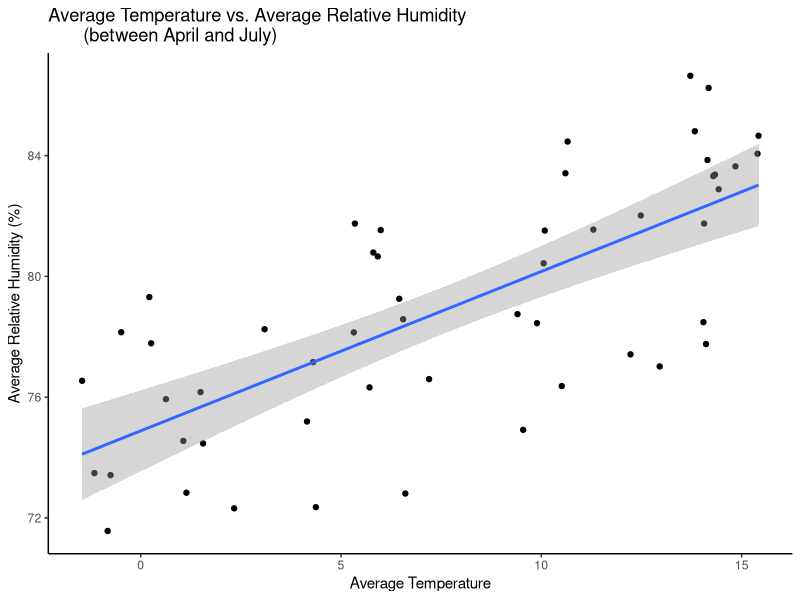
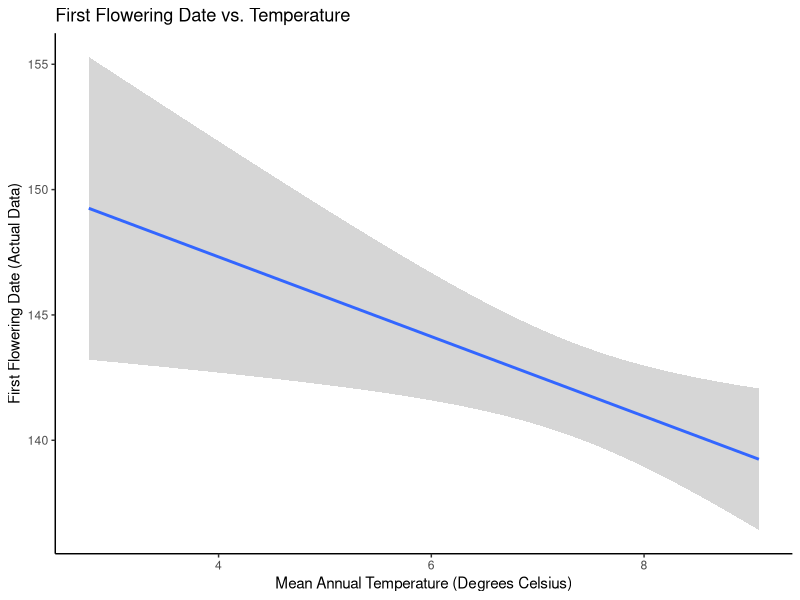
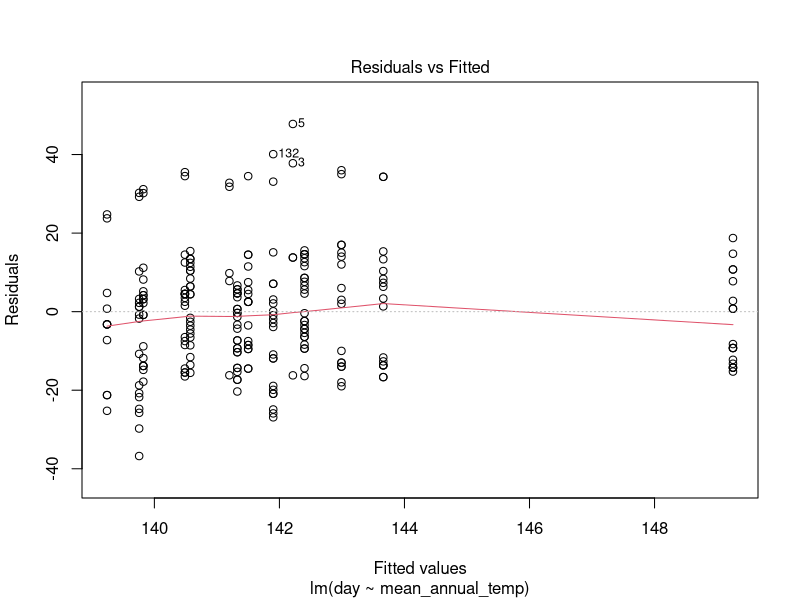
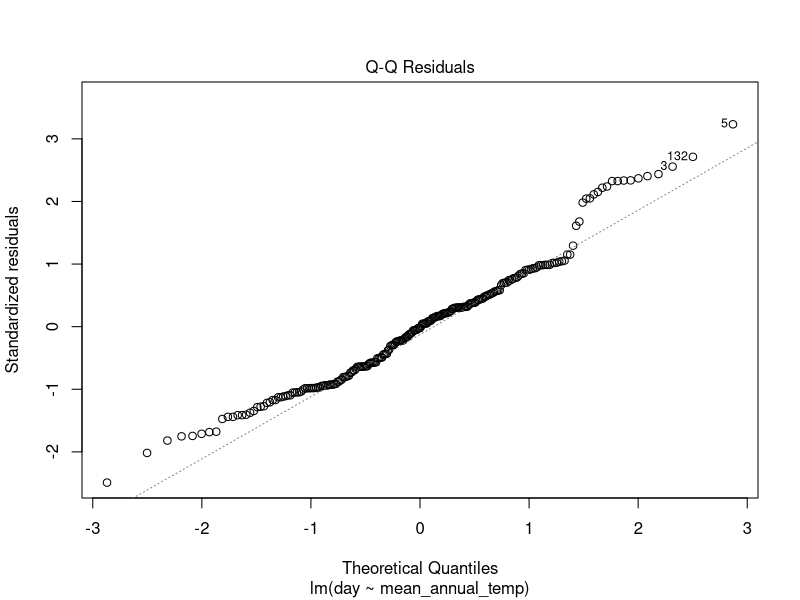
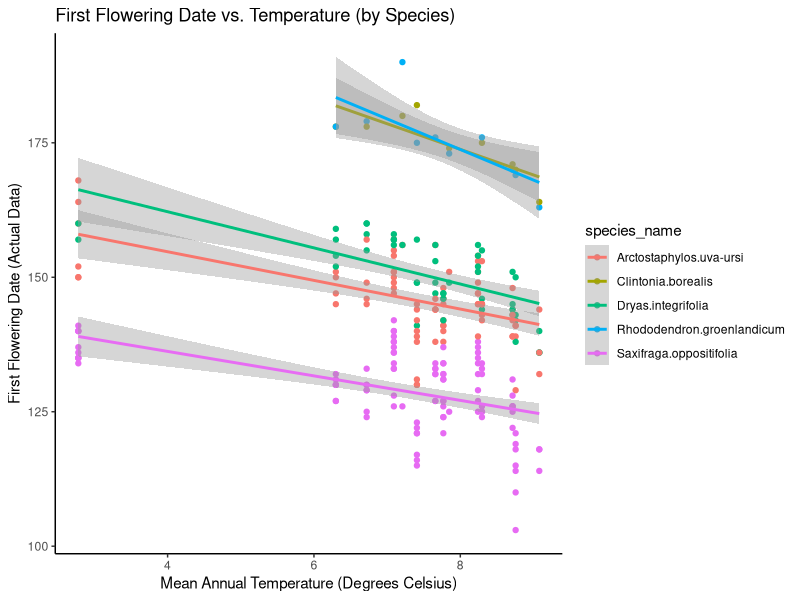
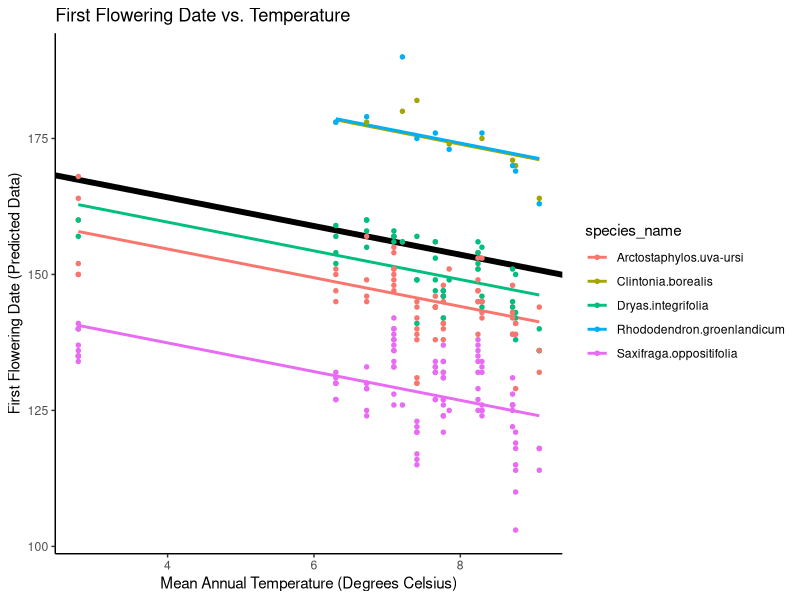
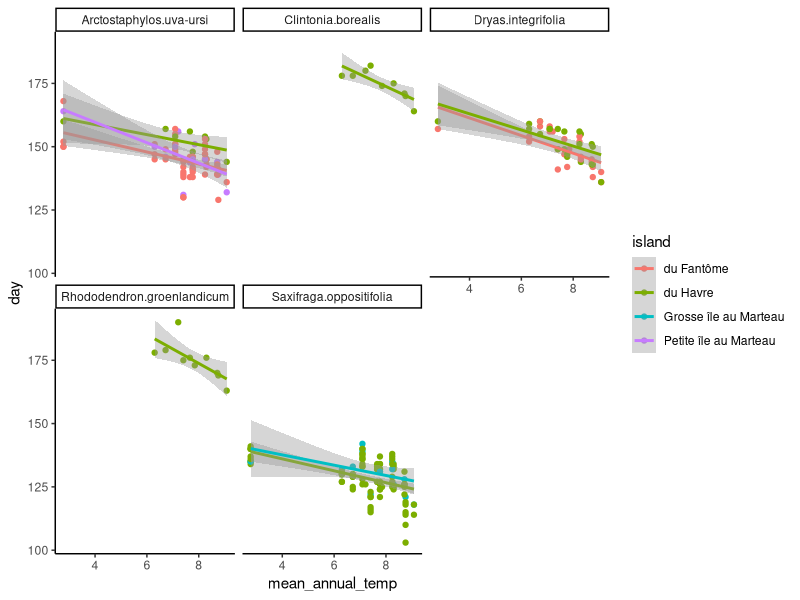

Source code (R) for these figures, in order:
## ---- chunk 1
library(dplyr)
library(tidyverse)
library(lubridate)
library(lmerTest)
library(lme4)
## ---- chunk 2
mingan_flower_data <- read_csv("mingan_flower_data.csv")
head(mingan_flower_data)

mingan_weather_data <- read_csv("mingan_weather_data.csv")
head(mingan_weather_data)
## ---- chunk 3
#changing the column name "survey_year" into "year"
colnames(mingan_flower_data)[5] <- "year"
## ---- chunk 4
#make columns with year, month, day
dmy_weather<-mingan_weather_data %>%
mutate(date=dmy(date),
  year=lubridate::year(date),
  month=lubridate::month(date),
  day=lubridate::day(date))
dmy_weather
## ---- chunk 5
#make column with average humidity for each month (between April and July) for each year
avg_weather <- dmy_weather%>%
  filter(month >= 4 & month <= 7 & !is.na(avg_relative_humidity) & 
           !is.na(avg_temperature)) %>% 
  group_by(month, year) %>%
  summarise(mean_avg_relative_humidity=mean(avg_relative_humidity),
            mean_avg_temp=mean(avg_temperature))
avg_weather
## ---- chunk 6
#plot average temperature vs. average relative humidity (between April and July)
avg_weather %>%
  ggplot(aes(x=mean_avg_temp,y=mean_avg_relative_humidity))+
  geom_point() + geom_smooth(method = lm) + theme_classic()+
  labs(title = "Average Temperature vs. Average Relative Humidity 
       (between April and July)", 
       x = "Average Temperature", y = "Average Relative Humidity (%)")
## ---- chunk 7
# Running a correlation test between average temperature and average relative humidity
cor.test(avg_weather$mean_avg_relative_humidity, avg_weather$mean_avg_temp)
## ---- chunk 8
# find average temperature per year
mean_annual_temp <- avg_weather %>% 
  group_by(year) %>% 
  summarise(mean_annual_temp = mean(mean_avg_temp))

mean_annual_temp
## ---- chunk 9
mean_annual_temp <- avg_weather %>% 
  group_by(year) %>% 
  summarise(mean_annual_temp = mean(mean_avg_temp))
mean_annual_temp
## ---- chunk 10
#merge the two data into one
total <- merge(mingan_flower_data, mean_annual_temp, by="year")
total
## ---- chunk 11
#filter out NAs
flower_temp_data <- total %>% 
  filter(!is.na(day))

flower_temp_data
## ---- chunk 12
#first flowering date vs. temperature based on actual data
flower_temp_data %>% 
  ggplot(aes(x = mean_annual_temp, y = day)) +
  geom_smooth(method = "lm")+
  theme_classic() +
  labs(title = "First Flowering Date vs. Temperature", x = "Mean Annual Temperature (Degrees Celsius)", y = "First Flowering Date (Actual Data)" )
## ---- chunk 13
#Model 1 (y = flowering day, x = temperature)
flower_temp_lm1 <- lm(day~mean_annual_temp, data=flower_temp_data)
summary(flower_temp_lm1)
## ---- chunk 14
#Model 1: validate assumptions
plot(flower_temp_lm1, 1:2)
## ---- chunk 15
#Model 2 (y = flowering day, x = species)
flower_temp_lm1 <- lm(day~mean_annual_temp, data=flower_temp_data)
summary(flower_temp_lm1)

## ---- chunk 16
# create mixed effect model (temperature vs flowering date + species (random effect))

flower_temp_lm2 <- lmer(day ~ mean_annual_temp + (1|species_name), data = flower_temp_data, REML = FALSE)       
summary(flower_temp_lm2)
## ---- chunk 17
# create graph of temperature (x) vs. flowering day (y) by species using actual data

flower_temp_data %>% 
  group_by(mean_annual_temp, species_name) %>% 
  ggplot(aes(x = mean_annual_temp, y = day, colour = species_name)) +
  geom_point() +
  geom_smooth(method = "lm") +
  theme_classic() +
  labs(title = "First Flowering Date vs. Temperature (by Species)", x = "Mean Annual Temperature (Degrees Celsius)", y = "First Flowering Date (Actual Data)" )
## ---- chunk 18
#create graph of temperature (x) vs. flowering day (y) by species using predicted data
flower_temp_data <- flower_temp_data %>% 
  mutate(flowering_date_pred_spec = predict(flower_temp_lm2)) #add predicted values to dataset

flower_temp_data %>% 
  ggplot(aes(x = mean_annual_temp, y = day, colour = species_name)) +
  theme_classic() +
  labs(title = "First Flowering Date vs. Temperature", x = "Mean Annual Temperature (Degrees Celsius)", y = "First Flowering Date (Predicted Data)" ) +
  
#Add fixed effect regression line (from model output above)
  geom_abline(aes(intercept=174.7261, slope=-2.6379), size=2) +


#Add fitted values (i.e., regression lines)
  geom_line(aes(y = flowering_date_pred_spec), size = 1) +
  geom_point(size = 1.2)
## ---- chunk 19
# create mixed effect model (temperature vs flowering date + station (random effect))

flower_temp_lm3 <- lmer(day ~ mean_annual_temp + (1|island/station_name), data = flower_temp_data, REML = FALSE)       
summary(flower_temp_lm3)

#ASK TA
#basic (flower date vs. temperature)

#random effects:
#+species
#+island/station (or only station)
#+species + island/station (or only station)
## ---- chunk 20
# create graph of temperature (x) vs. flowering day (y) by island (??) using actual data

flower_temp_data %>% 
  group_by(mean_annual_temp, island, species_name) %>% 
  ggplot(aes(x = mean_annual_temp, y = day, colour = island)) +
  geom_point() +
  geom_smooth(method = "lm") +
  theme_classic() +
  facet_wrap(~species_name)
  labs(title = "First Flowering Date vs. Temperature (by Island)", x = "Mean Annual Temperature (Degrees Celsius)", y = "First Flowering Date (Actual Data)" )
## ---- chunk 21
# create mixed effect model (temperature vs flowering date + species + station (random effects))

flower_temp_lm4 <- lmer(day ~ mean_annual_temp + (1|species_name) + (1|island/station_name), data = flower_temp_data, REML = FALSE)       
summary(flower_temp_lm4)
